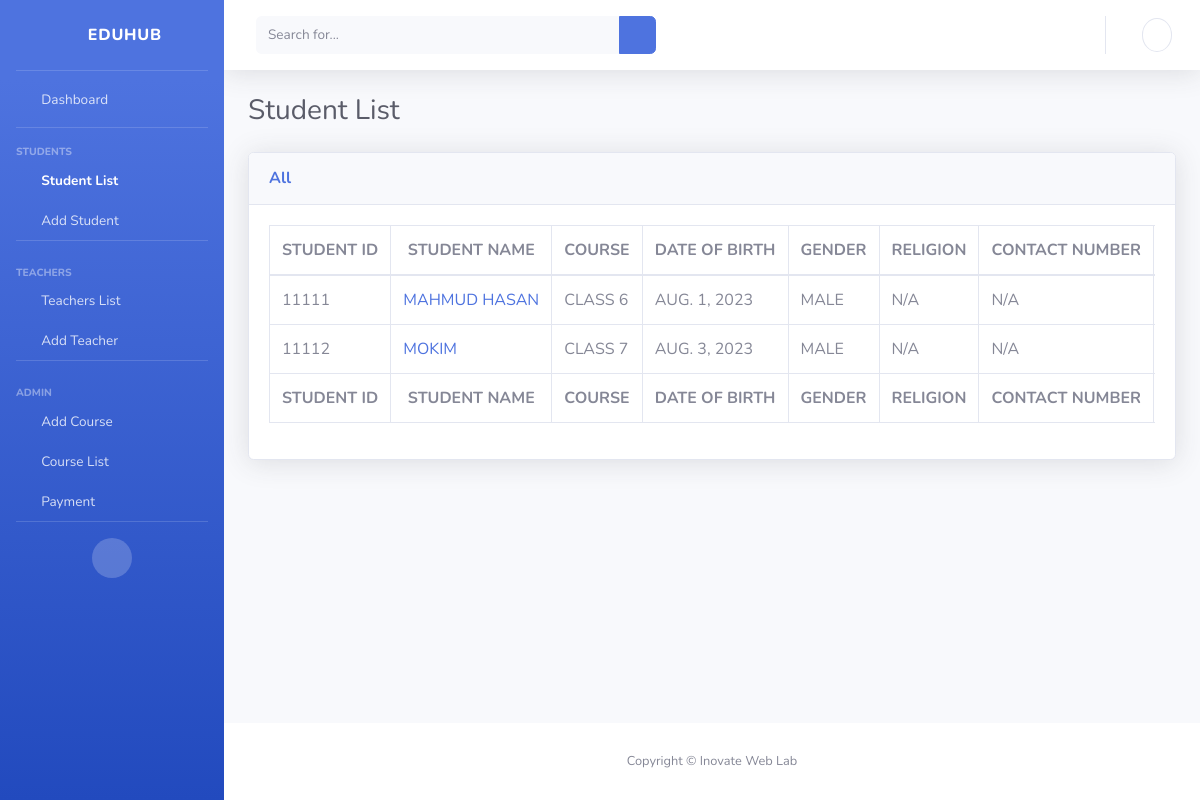
The page /student-list on the database as committed earlier.
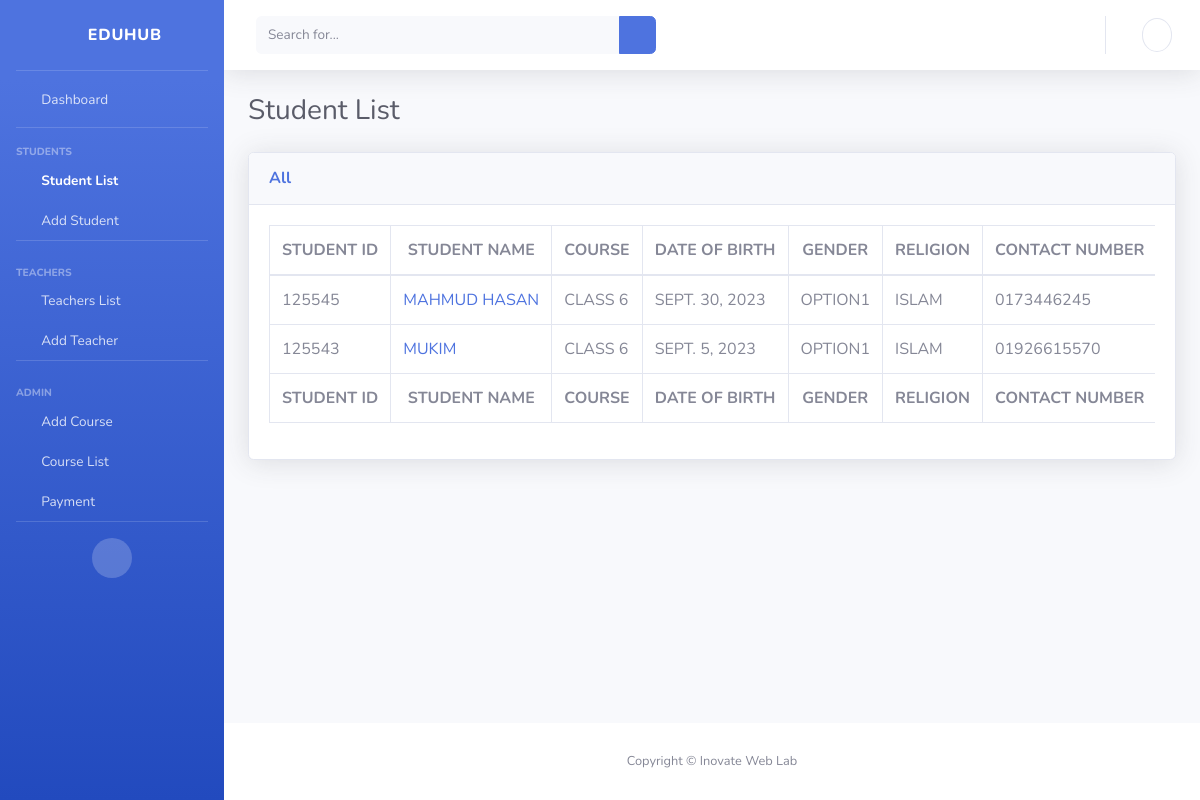
The same page on the database as committed later.
### main/models.py (models this page shows, shortened)
class Student(models.Model):
    GENDERS = (
        ('male', "Male"),
        ('female', 'Female'),
        ('custom', 'Custom'),
    )
    STATUS = (
        ('running', 'Running'),
        ('finished', 'Finished')
    )
    student_id = models.IntegerField(unique=True, null=True, blank=True)
    student_photo = models.ImageField(upload_to='student_photos/', null=True, blank=True)
    student_name = models.CharField(max_length=40, null=True, blank=True)
    date_of_birth = models.DateField(blank=True, null=True, default='N/A')
    gender = models.CharField(max_length=20,choices=GENDERS, null=True, blank=True, default='N/A')
    religion = models.CharField(max_length=20, null=True, blank=True, default='N/A')
    contact_number = models.CharField(max_length=20, null=True, blank=True, default='N/A')
    father_name = models.CharField(max_length=20, null=True, blank=True, default='N/A')
    mother_name = models.CharField(max_length=20, null=True, blank=True, default='N/A')
    home_number = models.CharField(max_length=20, null=True, blank=True, default='N/A')
    address = models.CharField(max_length=20, null=True, blank=True, default='N/A')
    course = models.ForeignKey(Course, on_delete=models.CASCADE, default=0)
    status = models.CharField(max_length=15, choices=STATUS, default="N/A")

class Course(models.Model):
    FEE_TYPES = (
        ('one-time', 'One-time'),
        ('monthly', 'Monthly'),
    )
    course_name = models.CharField(max_length=100, null=True, blank=True)
    desc = models.TextField(null=True, blank=True, default='N/A')
    fee_type = models.CharField(max_length=20, choices=FEE_TYPES)
    fee = models.IntegerField(null=True, blank=True)
    first_roll = models.IntegerField(default=1)
    def __str__(self) -> str:
        return self.course_name

### EduHub/views.py (the view)
# urls.py: path('student-list', views.student_list, name='student-list'),
def student_list(request):
    students = Student.objects.all()
    course_list = Course.objects.all()
    return render(request, 'students_list.html', {'students': students, 'course_list': course_list})

### templates/students_list.html (shortened to what this page needs)
{% extends 'base.html' %}
{% load static %}
{% block body %}
<div class="d-sm-flex align-items-center justify-content-between mb-4">
    <h1 class="h3 mb-0 text-gray-800">Student List</h1>
</div>
    <div class="card shadow mb-4">
        <div class="card-header py-3">
            <h6 class="m-0 font-weight-bold text-primary">All</h6>
        </div>
        <div class="card-body">
            <div class="table-responsive" width="1500px">
                <table class="table table-bordered" id="dataTable"  cellspacing="0">
                    <thead>
                        <tr>
                            <th>Student Id</th>
                            <th>Student Name</th>
                            <th>Course</th>
                            <th>Date of Birth</th>
                            <th>Gender</th>
                            <th>Religion</th>
                            <th>Contact Number</th>
                        </tr>
                    </thead>
                    <tfoot>
                        <tr>
                            <th>Student Id</th>
                            <th>Student Name</th>
                            <th>Course</th>
                            <th>Date of Birth</th>
                            <th>Gender</th>
                            <th>Religion</th>
                            <th>Contact Number</th>
                        </tr>
                    </tfoot>
                    <tbody>
                        {% for student in students %}
                        <tr>
                            <td>{{student.student_id}}</td>
                            <td>
                                <a href="{% url 'single-student' student.id %}">
                                    {{student.student_name}}
                                </a></td>
                            <td>{{student.course}}</td>
                            <td>{{student.date_of_birth}}</td>
                            <td>{{student.gender}}</td>
                            <td>{{student.religion}}</td>
                            <td>{{student.contact_number}}</td>
                        </tr>
                        {% endfor %}
                    </tbody>
                </table>
            </div>
        </div>
    </div>
{% endblock %}

### templates/base.html (shortened to what this page needs)
{% load static %}
<!DOCTYPE html>
<html lang="en">
<head>
    <link href="{% static 'vendor/fontawesome-free/css/all.min.css' %}" rel="stylesheet" type="text/css">
    <link href="{% static 'css/bootstrap.min.css' %}" rel="stylesheet">
</head>
<body id="page-top">
    <div id="wrapper">
        <ul class="navbar-nav bg-gradient-primary sidebar sidebar-dark accordion" id="accordionSidebar">
            <a class="sidebar-brand d-flex align-items-center justify-content-center" href="{% url 'index' %}">
                <div class="sidebar-brand-icon rotate-n-15">
                    <i class="fas fa-laugh-wink"></i>
                </div>
                <div class="sidebar-brand-text mx-3">EduHub</div>
            </a>
            <hr class="sidebar-divider my-0">
            <li class="nav-item">
                <a class="nav-link" href="{% url 'index' %}">
                    <i class="fas fa-fw fa-tachometer-alt"></i>
                    <span>Dashboard</span></a>
            </li>
            <hr class="sidebar-divider">
            <div class="sidebar-heading">
                Students
            </div>
            <li class="nav-item">
                <a class="nav-link py-2" href="{% url 'student-list' %}">
                    <i class="fas fa-fw fa-users"></i>
                    <span>Student List</span></a>
            </li>
            <li class="nav-item">
                <a class="nav-link py-2" href="{% url 'add-student' %}">
                    <i class="fas fa-fw fa-user-plus"></i>
                    <span>Add Student</span></a>
            </li>
            <hr class="sidebar-divider">
            <div class="sidebar-heading pt-2">
                Teachers
            </div>
            <li class="nav-item">
                <a class="nav-link py-2" href="{% url 'teacher-list' %}">
                    <i class="fas fa-fw fa-user-tie"></i>
                    <span>Teachers List</span></a>
            </li>
            <li class="nav-item">
                <a class="nav-link py-2" href="{% url 'add-teacher' %}">
                    <i class="fas fa-fw fa-user-tie"></i>
                    <span>Add Teacher</span></a>
            </li>
            <hr class="sidebar-divider">
            <div class="sidebar-heading pt-2">
                Admin
            </div>
            <li class="nav-item">
                <a class="nav-link py-2" href="{% url 'add-course' %}">
                    <i class="fas fa-fw fa-graduation-cap"></i>
                    <span>Add Course</span></a>
            </li>
            <li class="nav-item">
                <a class="nav-link py-2" href="{% url 'course-list' %}">
                    <i class="fas fa-fw fa-graduation-cap"></i>
                    <span>Course List</span></a>
            </li>
            <li class="nav-item">
                <a class="nav-link py-2" href="#" data-bs-toggle="modal" data-bs-target="#exampleModal">
                    <i class="fas fa-fw fa-chart-area"></i>
                    <span>Payment</span></a>
            </li>
            <hr class="sidebar-divider d-none d-md-block">
            <div class="text-center d-none d-md-inline">
                <button class="rounded-circle border-0" id="sidebarToggle"></button>
            </div>
        </ul>
        <div id="content-wrapper" class="d-flex flex-column">
            <div id="content">
                <nav class="navbar navbar-expand navbar-light bg-white topbar mb-4 static-top shadow">
                    <form
                        class="d-none d-sm-inline-block form-inline mr-auto ml-md-3 my-2 my-md-0 mw-100 navbar-search">
                        <div class="input-group">
                            <input type="text" class="form-control bg-light border-0 small" placeholder="Search for..."
                                aria-label="Search" aria-describedby="basic-addon2">
                            <div class="input-group-append">
                                <button class="btn btn-primary" type="button">
                                    <i class="fas fa-search fa-sm"></i>
                                </button>
                            </div>
                        </div>
                    </form>
                    <ul class="navbar-nav ml-auto">
                        <li class="nav-item dropdown no-arrow">
                            <a class="nav-link dropdown-toggle" href="#" id="userDropdown" role="button"
                                data-toggle="dropdown" aria-haspopup="true" aria-expanded="false">
                                <i class="fa fa-user rounded-circle border p-2"></i>
                            </a>
                        </li>
                    </ul>
                </nav>
                <div class="container-fluid">
                    {% block body %}
                    {% endblock %}
                </div>
            </div>
            <footer class="sticky-footer bg-white">
                <div class="container my-auto">
                    <div class="copyright text-center my-auto">
                        <span>Copyright &copy; Inovate Web Lab</span>
                    </div>
                </div>
            </footer>
        </div>
    </div>
</body>
</html>

Rows that differ between the two databases and show on the page:
removed Student: student_id "11111", student_name "MAHMUD HASAN", course "CLASS 6", date_of_birth "AUG. 1, 2023", gender "MALE", religion "N/A", contact_number "N/A"
removed Student: student_id "11112", student_name "MOKIM", course "CLASS 7", date_of_birth "AUG. 3, 2023", gender "MALE", religion "N/A", contact_number "N/A"
added Student: student_id "125545", student_name "MAHMUD HASAN", course "CLASS 6", date_of_birth "SEPT. 30, 2023", gender "OPTION1", religion "ISLAM", contact_number "0173446245"
added Student: student_id "125543", student_name "MUKIM", course "CLASS 6", date_of_birth "SEPT. 5, 2023", gender "OPTION1", religion "ISLAM", contact_number "01926615570"
